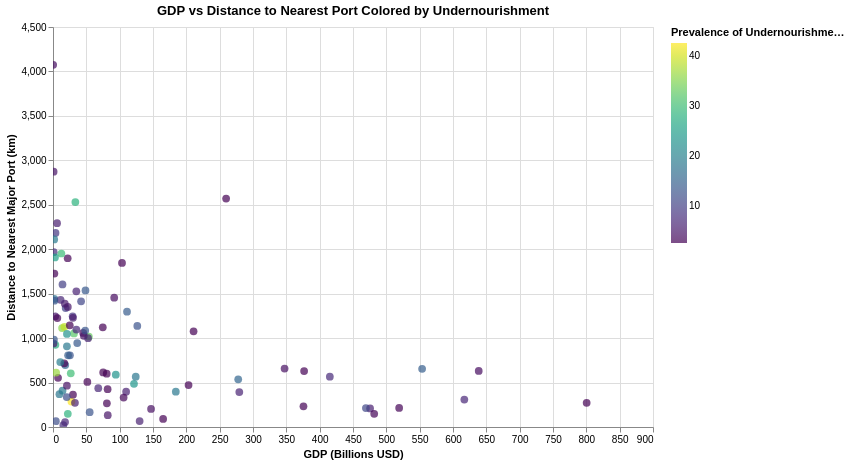

Notebook code cell kept with this figure:
### Code cell
# Scatter plot of GDP vs distance to nearest port for developing countries, colored by undernourishment
colored_chart = alt.Chart(merged_gdp_df).mark_point(filled=True, size=60).encode(
    x=alt.X('GDP_billions_USD:Q', title='GDP (Billions USD)'),
    y=alt.Y('dist_to_nearest_port_km:Q', title='Distance to Nearest Major Port (km)'),
    color=alt.Color('latest_undernourishment:Q', title='Prevalence of Undernourishment (%)', scale=alt.Scale(scheme='viridis')),
    tooltip=['Country', 'GDP_billions_USD', 'dist_to_nearest_port_km', 'latest_undernourishment']
).properties(
    width=600,
    height=400,
    title='GDP vs Distance to Nearest Port Colored by Undernourishment'
).interactive()
colored_chart.show()

### Figure 1 — Vega-Lite specification as saved in the notebook (floating-point values rounded to 4 significant figures)
{"config": {"view": {"continuousWidth": 300, "continuousHeight": 300}}, "data": {"name": "data-5f359d4011f60e2441e2d65b1754d662"}, "mark": {"type": "point", "filled": true, "size": 60}, "encoding": {"color": {"field": "latest_undernourishment", "scale": {"scheme": "viridis"}, "title": "Prevalence of Undernourishment (%)", "type": "quantitative"}, "tooltip": [{"field": "Country", "type": "nominal"}, {"field": "GDP_billions_USD", "type": "quantitative"}, {"field": "dist_to_nearest_port_km", "type": "quantitative"}, {"field": "latest_undernourishment", "type": "quantitative"}], "x": {"field": "GDP_billions_USD", "title": "GDP (Billions USD)", "type": "quantitative"}, "y": {"field": "dist_to_nearest_port_km", "title": "Distance to Nearest Major Port (km)", "type": "quantitative"}}, "height": 400, "params": [{"name": "param_1e9efca18e7a2868", "select": {"type": "interval", "encodings": ["x", "y"]}, "bind": "scales"}], "title": "GDP vs Distance to Nearest Port Colored by Undernourishment", "width": 600, "$schema": "https://vega.github.io/schema/vega-lite/v6.1.0.json", "datasets": {"data-5f359d4011f60e2441e2d65b1754d662": [{"Country": "Zimbabwe", "latest_undernourishment": 30.0, "country": "ZW", "latitude": -19.02, "longitude": 29.15, "name": "Zimbabwe", "dist_to_nearest_port_km": 604.0, "GDP_billions_USD": 26.67}, {"Country": "Zambia", "latest_undernourishment": 32.1, "country": "ZM", "latitude": -13.13, "longitude": 27.85, "name": "Zambia", "dist_to_nearest_port_km": 1052.0, "GDP_billions_USD": 31.47}, {"Country": "Vanuatu", "latest_undernourishment": 7.9, "country": "VU", "latitude": -15.38, "longitude": 167.0, "name": "Vanuatu", "dist_to_nearest_port_km": 1967.0, "GDP_billions_USD": 1.137}, {"Country": "Uzbekistan", "latest_undernourishment": 2.5, "country": "UZ", "latitude": 41.38, "longitude": 64.59, "name": "Uzbekistan", "dist_to_nearest_port_km": 1845.0, "GDP_billions_USD": 103.5}, {"Country": "Uruguay", "latest_undernourishment": 2.5, "country": "UY", "latitude": -32.52, "longitude": -55.77, "name": "Uruguay", "dist_to_nearest_port_km": 266.4, "GDP_billions_USD": 80.81}, {"Country": "United Arab Emirates", "latest_undernourishment": 2.8, "country": "AE", "latitude": 23.42, "longitude": 53.85, "name": "United Arab Emirates", "dist_to_nearest_port_km": 214.7, "GDP_billions_USD": 519.2}, {"Country": "Ukraine", "latest_undernourishment": 3.8, "country": "UA", "latitude": 48.38, "longitude": 31.17, "name": "Ukraine", "dist_to_nearest_port_km": 846.1, "GDP_billions_USD": null}, {"Country": "Uganda", "latest_undernourishment": 33.1, "country": "UG", "latitude": 1.373, "longitude": 32.29, "name": "Uganda", "dist_to_nearest_port_km": 1016.0, "GDP_billions_USD": 53.79}, {"Country": "Tuvalu", "latest_undernourishment": null, "country": "TV", "latitude": -7.11, "longitude": 177.6, "name": "Tuvalu", "dist_to_nearest_port_km": 3307.0, "GDP_billions_USD": 0.07}, {"Country": "Turkmenistan", "latest_undernourishment": 3.6, "country": "TM", "latitude": 38.97, "longitude": 59.56, "name": "Turkmenistan", "dist_to_nearest_port_km": 1454.0, "GDP_billions_USD": 91.8}, {"Country": "Tunisia", "latest_undernourishment": 2.5, "country": "TN", "latitude": 33.89, "longitude": 9.537, "name": "Tunisia", "dist_to_nearest_port_km": 506.5, "GDP_billions_USD": 51.53}, {"Country": "Trinidad and Tobago", "latest_undernourishment": 8.6, "country": "TT", "latitude": 10.69, "longitude": -61.22, "name": "Trinidad and Tobago", "dist_to_nearest_port_km": 1245.0, "GDP_billions_USD": 29.49}, {"Country": "Tonga", "latest_undernourishment": null, "country": "TO", "latitude": -21.18, "longitude": -175.2, "name": "Tonga", "dist_to_nearest_port_km": 1990.0, "GDP_billions_USD": 0.568}, {"Country": "Togo", "latest_undernourishment": 18.2, "country": "TG", "latitude": 8.62, "longitude": 0.8248, "name": "Togo", "dist_to_nearest_port_km": 369.3, "GDP_billions_USD": 9.651}, {"Country": "Timor-Leste", "latest_undernourishment": 17.0, "country": "TL", "latitude": -8.874, "longitude": 125.7, "name": "Timor-Leste", "dist_to_nearest_port_km": 1441.0, "GDP_billions_USD": 2.002}, {"Country": "Thailand", "latest_undernourishment": 6.8, "country": "TH", "latitude": 15.87, "longitude": 101.0, "name": "Thailand", "dist_to_nearest_port_km": 308.8, "GDP_billions_USD": 617.0}, {"Country": "Tanzania", "latest_undernourishment": 23.0, "country": "TZ", "latitude": -6.369, "longitude": 34.89, "name": "Tanzania", "dist_to_nearest_port_km": 588.9, "GDP_billions_USD": 94.18}, {"Country": "Tajikistan", "latest_undernourishment": 9.7, "country": "TJ", "latitude": 38.86, "longitude": 71.28, "name": "Tajikistan", "dist_to_nearest_port_km": 1604.0, "GDP_billions_USD": 14.24}, {"Country": "Suriname", "latest_undernourishment": 8.7, "country": "SR", "latitude": 3.919, "longitude": -56.03, "name": "Suriname", "dist_to_nearest_port_km": 2183.0, "GDP_billions_USD": 3.78}, {"Country": "Sudan", "latest_undernourishment": 10.8, "country": "SD", "latitude": 12.86, "longitude": 30.22, "name": "Sudan", "dist_to_nearest_port_km": 1414.0, "GDP_billions_USD": 42.14}, {"Country": "Sri Lanka", "latest_undernourishment": 3.8, "country": "LK", "latitude": 7.873, "longitude": 80.77, "name": "Sri Lanka", "dist_to_nearest_port_km": 145.1, "GDP_billions_USD": null}, {"Country": "South Africa", "latest_undernourishment": 7.2, "country": "ZA", "latitude": -30.56, "longitude": 22.94, "name": "South Africa", "dist_to_nearest_port_km": 565.7, "GDP_billions_USD": 415.3}, {"Country": "Solomon Islands", "latest_undernourishment": 19.0, "country": "SB", "latitude": -9.646, "longitude": 160.2, "name": "Solomon Islands", "dist_to_nearest_port_km": 2110.0, "GDP_billions_USD": 1.801}, {"Country": "Sierra Leone", "latest_undernourishment": 27.8, "country": "SL", "latitude": 8.461, "longitude": -11.78, "name": "Sierra Leone", "dist_to_nearest_port_km": 924.7, "GDP_billions_USD": 3.607}, {"Country": "Seychelles", "latest_undernourishment": 2.7, "country": "SC", "latitude": -4.68, "longitude": 55.49, "name": "Seychelles", "dist_to_nearest_port_km": 1727.0, "GDP_billions_USD": 2.082}, {"Country": "Serbia", "latest_undernourishment": 2.5, "country": "RS", "latitude": 44.02, "longitude": 21.01, "name": "Serbia", "dist_to_nearest_port_km": 599.5, "GDP_billions_USD": 80.54}, {"Country": "Senegal", "latest_undernourishment": 6.2, "country": "SN", "latitude": 14.5, "longitude": -14.45, "name": "Senegal", "dist_to_nearest_port_km": 1526.0, "GDP_billions_USD": 35.01}, {"Country": "Saudi Arabia", "latest_undernourishment": 2.5, "country": "SA", "latitude": 23.89, "longitude": 45.08, "name": "Saudi Arabia", "dist_to_nearest_port_km": 737.7, "GDP_billions_USD": null}, {"Country": "Samoa", "latest_undernourishment": 4.5, "country": "WS", "latitude": -13.76, "longitude": -172.1, "name": "Samoa", "dist_to_nearest_port_km": 2872.0, "GDP_billions_USD": 0.938}, {"Country": "Rwanda", "latest_undernourishment": 35.6, "country": "RW", "latitude": -1.94, "longitude": 29.87, "name": "Rwanda", "dist_to_nearest_port_km": 1113.0, "GDP_billions_USD": 13.63}, {"Country": "Romania", "latest_undernourishment": 2.5, "country": "RO", "latitude": 45.94, "longitude": 24.97, "name": "Romania", "dist_to_nearest_port_km": 629.6, "GDP_billions_USD": 376.7}, {"Country": "Qatar", "latest_undernourishment": null, "country": "QA", "latitude": 25.35, "longitude": 51.18, "name": "Qatar", "dist_to_nearest_port_km": 392.7, "GDP_billions_USD": 225.7}, {"Country": "Poland", "latest_undernourishment": 2.5, "country": "PL", "latitude": 51.92, "longitude": 19.15, "name": "Poland", "dist_to_nearest_port_km": 272.8, "GDP_billions_USD": 800.5}, {"Country": "Philippines", "latest_undernourishment": 5.8, "country": "PH", "latitude": 12.88, "longitude": 121.8, "name": "Philippines", "dist_to_nearest_port_km": 208.6, "GDP_billions_USD": 475.6}, {"Country": "Peru", "latest_undernourishment": 6.2, "country": "PE", "latitude": -9.19, "longitude": -75.02, "name": "Peru", "dist_to_nearest_port_km": 393.5, "GDP_billions_USD": 279.5}, {"Country": "Paraguay", "latest_undernourishment": 3.1, "country": "PY", "latitude": -23.44, "longitude": -58.44, "name": "Paraguay", "dist_to_nearest_port_km": 1058.0, "GDP_billions_USD": 45.28}, {"Country": "Papua New Guinea", "latest_undernourishment": 28.2, "country": "PG", "latitude": -6.315, "longitude": 144.0, "name": "Papua New Guinea", "dist_to_nearest_port_km": 2530.0, "GDP_billions_USD": 33.54}, {"Country": "Panama", "latest_undernourishment": 4.5, "country": "PA", "latitude": 8.538, "longitude": -80.78, "name": "Panama", "dist_to_nearest_port_km": 132.8, "GDP_billions_USD": 82.14}, {"Country": "Palau", "latest_undernourishment": null, "country": "PW", "latitude": 7.515, "longitude": 134.6, "name": "Palau", "dist_to_nearest_port_km": 1679.0, "GDP_billions_USD": 0.298}, {"Country": "Pakistan", "latest_undernourishment": 12.9, "country": "PK", "latitude": 30.38, "longitude": 69.35, "name": "Pakistan", "dist_to_nearest_port_km": 653.4, "GDP_billions_USD": null}, {"Country": "Oman", "latest_undernourishment": 5.9, "country": "OM", "latitude": 21.51, "longitude": 55.92, "name": "Oman", "dist_to_nearest_port_km": 397.4, "GDP_billions_USD": 109.7}, {"Country": "Nigeria", "latest_undernourishment": 14.3, "country": "NG", "latitude": 9.082, "longitude": 8.675, "name": "Nigeria", "dist_to_nearest_port_km": 654.8, "GDP_billions_USD": 553.7}, {"Country": "Niger", "latest_undernourishment": 10.1, "country": "NE", "latitude": 17.61, "longitude": 8.082, "name": "Niger", "dist_to_nearest_port_km": 1338.0, "GDP_billions_USD": 19.0}, {"Country": "Nicaragua", "latest_undernourishment": 15.7, "country": "NI", "latitude": 12.87, "longitude": -85.21, "name": "Nicaragua", "dist_to_nearest_port_km": 697.3, "GDP_billions_USD": 18.38}, {"Country": "Nepal", "latest_undernourishment": 4.6, "country": "NP", "latitude": 28.39, "longitude": 84.12, "name": "Nepal", "dist_to_nearest_port_km": 1026.0, "GDP_billions_USD": 46.21}, {"Country": "Nauru", "latest_undernourishment": null, "country": "NR", "latitude": -0.5228, "longitude": 166.9, "name": "Nauru", "dist_to_nearest_port_km": 3331.0, "GDP_billions_USD": 0.158}, {"Country": "Namibia", "latest_undernourishment": 18.9, "country": null, "latitude": -22.96, "longitude": 18.49, "name": "Namibia", "dist_to_nearest_port_km": 408.7, "GDP_billions_USD": 14.29}, {"Country": "Mozambique", "latest_undernourishment": 28.3, "country": "MZ", "latitude": -18.67, "longitude": 35.53, "name": "Mozambique", "dist_to_nearest_port_km": 148.8, "GDP_billions_USD": 22.23}, {"Country": "Morocco", "latest_undernourishment": 4.1, "country": "MA", "latitude": 31.79, "longitude": -7.093, "name": "Morocco", "dist_to_nearest_port_km": 203.0, "GDP_billions_USD": 147.1}, {"Country": "Montenegro", "latest_undernourishment": 2.5, "country": "ME", "latitude": 42.71, "longitude": 19.37, "name": "Montenegro", "dist_to_nearest_port_km": 554.0, "GDP_billions_USD": 7.571}, {"Country": "Mongolia", "latest_undernourishment": 5.1, "country": "MN", "latitude": 46.86, "longitude": 103.8, "name": "Mongolia", "dist_to_nearest_port_km": 1387.0, "GDP_billions_USD": 17.73}, {"Country": "Moldova", "latest_undernourishment": 2.5, "country": "MD", "latitude": 47.41, "longitude": 28.37, "name": "Moldova", "dist_to_nearest_port_km": 716.3, "GDP_billions_USD": 16.98}, {"Country": "Mexico", "latest_undernourishment": 3.4, "country": "MX", "latitude": 23.63, "longitude": -102.6, "name": "Mexico", "dist_to_nearest_port_km": 539.3, "GDP_billions_USD": null}, {"Country": "Mauritius", "latest_undernourishment": 7.6, "country": "MU", "latitude": -20.35, "longitude": 57.55, "name": "Mauritius", "dist_to_nearest_port_km": 21.43, "GDP_billions_USD": 15.48}, {"Country": "Mauritania", "latest_undernourishment": 6.6, "country": "MR", "latitude": 21.01, "longitude": -10.94, "name": "Mauritania", "dist_to_nearest_port_km": 1431.0, "GDP_billions_USD": 11.39}, {"Country": "Marshall Islands", "latest_undernourishment": null, "country": "MH", "latitude": 7.131, "longitude": 171.2, "name": "Marshall Islands", "dist_to_nearest_port_km": 4299.0, "GDP_billions_USD": 0.303}, {"Country": "Mali", "latest_undernourishment": 4.8, "country": "ML", "latitude": 17.57, "longitude": -3.996, "name": "Mali", "dist_to_nearest_port_km": 1351.0, "GDP_billions_USD": 22.27}, {"Country": "Maldives", "latest_undernourishment": null, "country": "MV", "latitude": 3.203, "longitude": 73.22, "name": "Maldives", "dist_to_nearest_port_km": 843.6, "GDP_billions_USD": 7.613}, {"Country": "Malaysia", "latest_undernourishment": 2.8, "country": "MY", "latitude": 4.21, "longitude": 102.0, "name": "Malaysia", "dist_to_nearest_port_km": 148.4, "GDP_billions_USD": 481.8}, {"Country": "Malawi", "latest_undernourishment": 19.3, "country": "MW", "latitude": -13.25, "longitude": 34.3, "name": "Malawi", "dist_to_nearest_port_km": 731.1, "GDP_billions_USD": 10.89}, {"Country": "Madagascar", "latest_undernourishment": 38.9, "country": "MG", "latitude": -18.77, "longitude": 46.87, "name": "Madagascar", "dist_to_nearest_port_km": 1127.0, "GDP_billions_USD": 17.14}, {"Country": "Libya", "latest_undernourishment": 13.2, "country": "LY", "latitude": 26.34, "longitude": 17.23, "name": "Libya", "dist_to_nearest_port_km": 1085.0, "GDP_billions_USD": 48.31}, {"Country": "Liberia", "latest_undernourishment": 36.6, "country": "LR", "latitude": 6.428, "longitude": -9.429, "name": "Liberia", "dist_to_nearest_port_km": 611.8, "GDP_billions_USD": 4.72}, {"Country": "Lesotho", "latest_undernourishment": null, "country": "LS", "latitude": -29.61, "longitude": 28.23, "name": "Lesotho", "dist_to_nearest_port_km": 271.1, "GDP_billions_USD": 2.708}, {"Country": "Lebanon", "latest_undernourishment": 7.1, "country": "LB", "latitude": 33.85, "longitude": 35.86, "name": "Lebanon", "dist_to_nearest_port_km": 442.6, "GDP_billions_USD": null}, {"Country": "Kuwait", "latest_undernourishment": 2.5, "country": "KW", "latitude": 29.31, "longitude": 47.48, "name": "Kuwait", "dist_to_nearest_port_km": 91.15, "GDP_billions_USD": 165.2}, {"Country": "Kosovo", "latest_undernourishment": null, "country": "XK", "latitude": 42.6, "longitude": 20.9, "name": "Kosovo", "dist_to_nearest_port_km": 567.6, "GDP_billions_USD": 10.7}, {"Country": "Kiribati", "latest_undernourishment": 4.1, "country": "KI", "latitude": -3.37, "longitude": -168.7, "name": "Kiribati", "dist_to_nearest_port_km": 4074.0, "GDP_billions_USD": 0.263}, {"Country": "Kenya", "latest_undernourishment": 23.7, "country": "KE", "latitude": -0.02356, "longitude": 37.91, "name": "Kenya", "dist_to_nearest_port_km": 485.8, "GDP_billions_USD": 121.5}, {"Country": "Kazakhstan", "latest_undernourishment": 2.5, "country": "KZ", "latitude": 48.02, "longitude": 66.92, "name": "Kazakhstan", "dist_to_nearest_port_km": 2570.0, "GDP_billions_USD": 259.7}, {"Country": "Jordan", "latest_undernourishment": 12.8, "country": "JO", "latitude": 30.59, "longitude": 36.24, "name": "Jordan", "dist_to_nearest_port_km": 166.6, "GDP_billions_USD": 55.01}, {"Country": "Jamaica", "latest_undernourishment": 6.7, "country": "JM", "latitude": 18.11, "longitude": -77.3, "name": "Jamaica", "dist_to_nearest_port_km": 55.5, "GDP_billions_USD": 18.11}, {"Country": "Iraq", "latest_undernourishment": 15.4, "country": "IQ", "latitude": 33.22, "longitude": 43.68, "name": "Iraq", "dist_to_nearest_port_km": 536.5, "GDP_billions_USD": 277.8}, {"Country": "Indonesia", "latest_undernourishment": 6.4, "country": "ID", "latitude": -0.7893, "longitude": 113.9, "name": "Indonesia", "dist_to_nearest_port_km": 726.9, "GDP_billions_USD": null}, {"Country": "India", "latest_undernourishment": 11.8, "country": "IN", "latitude": 20.59, "longitude": 78.96, "name": "India", "dist_to_nearest_port_km": 655.8, "GDP_billions_USD": null}, {"Country": "Hungary", "latest_undernourishment": 2.5, "country": "HU", "latitude": 47.16, "longitude": 19.5, "name": "Hungary", "dist_to_nearest_port_km": 471.2, "GDP_billions_USD": 203.3}, {"Country": "Honduras", "latest_undernourishment": 13.5, "country": "HN", "latitude": 15.2, "longitude": -86.24, "name": "Honduras", "dist_to_nearest_port_km": 944.9, "GDP_billions_USD": 36.35}, {"Country": "Haiti", "latest_undernourishment": 42.6, "country": "HT", "latitude": 18.97, "longitude": -72.29, "name": "Haiti", "dist_to_nearest_port_km": 286.6, "GDP_billions_USD": 27.62}, {"Country": "Guyana", "latest_undernourishment": 2.7, "country": "GY", "latitude": 4.86, "longitude": -58.93, "name": "Guyana", "dist_to_nearest_port_km": 1898.0, "GDP_billions_USD": 22.01}, {"Country": "Guinea-Bissau", "latest_undernourishment": 13.1, "country": "GW", "latitude": 11.8, "longitude": -15.18, "name": "Guinea-Bissau", "dist_to_nearest_port_km": 1421.0, "GDP_billions_USD": 2.023}, {"Country": "Guinea", "latest_undernourishment": 12.5, "country": "GN", "latitude": 9.946, "longitude": -9.697, "name": "Guinea", "dist_to_nearest_port_km": 806.8, "GDP_billions_USD": 25.43}, {"Country": "Guatemala", "latest_undernourishment": 14.0, "country": "GT", "latitude": 15.78, "longitude": -90.23, "name": "Guatemala", "dist_to_nearest_port_km": 1298.0, "GDP_billions_USD": 111.0}, {"Country": "Grenada", "latest_undernourishment": null, "country": "GD", "latitude": 12.26, "longitude": -61.6, "name": "Grenada", "dist_to_nearest_port_km": 1098.0, "GDP_billions_USD": 1.366}, {"Country": "Ghana", "latest_undernourishment": 6.6, "country": "GH", "latitude": 7.947, "longitude": -1.023, "name": "Ghana", "dist_to_nearest_port_km": 436.8, "GDP_billions_USD": 67.9}, {"Country": "Georgia", "latest_undernourishment": 5.3, "country": "GE", "latitude": 42.32, "longitude": 43.36, "name": "Georgia", "dist_to_nearest_port_km": 1229.0, "GDP_billions_USD": 29.95}, {"Country": "Gabon", "latest_undernourishment": 18.6, "country": "GA", "latitude": -0.8037, "longitude": 11.61, "name": "Gabon", "dist_to_nearest_port_km": 907.9, "GDP_billions_USD": 20.86}, {"Country": "Fiji", "latest_undernourishment": 5.6, "country": "FJ", "latitude": -16.58, "longitude": 179.4, "name": "Fiji", "dist_to_nearest_port_km": 2292.0, "GDP_billions_USD": 6.106}, {"Country": "Ethiopia", "latest_undernourishment": 18.5, "country": "ET", "latitude": 9.145, "longitude": 40.49, "name": "Ethiopia", "dist_to_nearest_port_km": 397.0, "GDP_billions_USD": 184.2}, {"Country": "Eritrea", "latest_undernourishment": null, "country": "ER", "latitude": 15.18, "longitude": 39.78, "name": "Eritrea", "dist_to_nearest_port_km": 538.9, "GDP_billions_USD": 2.866}, {"Country": "Equatorial Guinea", "latest_undernourishment": null, "country": "GQ", "latitude": 1.651, "longitude": 10.27, "name": "Equatorial Guinea", "dist_to_nearest_port_km": 931.9, "GDP_billions_USD": 13.24}, {"Country": "El Salvador", "latest_undernourishment": 6.8, "country": "SV", "latitude": 13.79, "longitude": -88.9, "name": "El Salvador", "dist_to_nearest_port_km": 1097.0, "GDP_billions_USD": 35.06}, {"Country": "Ecuador", "latest_undernourishment": 12.7, "country": "EC", "latitude": -1.831, "longitude": -78.18, "name": "Ecuador", "dist_to_nearest_port_km": 1137.0, "GDP_billions_USD": 126.4}, {"Country": "Dominican Republic", "latest_undernourishment": 6.1, "country": "DO", "latitude": 18.74, "longitude": -70.16, "name": "Dominican Republic", "dist_to_nearest_port_km": 66.2, "GDP_billions_USD": 129.9}, {"Country": "Dominica", "latest_undernourishment": 5.5, "country": "DM", "latitude": 15.41, "longitude": -61.37, "name": "Dominica", "dist_to_nearest_port_km": 940.4, "GDP_billions_USD": 0.73}, {"Country": "Djibouti", "latest_undernourishment": 11.9, "country": "DJ", "latitude": 11.83, "longitude": 42.59, "name": "Djibouti", "dist_to_nearest_port_km": 65.91, "GDP_billions_USD": 4.283}, {"Country": "Costa Rica", "latest_undernourishment": 2.5, "country": "CR", "latitude": 9.749, "longitude": -83.75, "name": "Costa Rica", "dist_to_nearest_port_km": 425.1, "GDP_billions_USD": 81.94}, {"Country": "Comoros", "latest_undernourishment": 13.5, "country": "KM", "latitude": -11.88, "longitude": 43.87, "name": "Comoros", "dist_to_nearest_port_km": 982.2, "GDP_billions_USD": 1.406}, {"Country": "Colombia", "latest_undernourishment": 4.1, "country": "CO", "latitude": 4.571, "longitude": -74.3, "name": "Colombia", "dist_to_nearest_port_km": 656.8, "GDP_billions_USD": 347.4}, {"Country": "China", "latest_undernourishment": 2.5, "country": "CN", "latitude": 35.86, "longitude": 104.2, "name": "China", "dist_to_nearest_port_km": 1203.0, "GDP_billions_USD": null}, {"Country": "Chile", "latest_undernourishment": 2.7, "country": "CL", "latitude": -35.68, "longitude": -71.54, "name": "Chile", "dist_to_nearest_port_km": 232.2, "GDP_billions_USD": 375.7}, {"Country": "Chad", "latest_undernourishment": 29.8, "country": "TD", "latitude": 15.45, "longitude": 18.73, "name": "Chad", "dist_to_nearest_port_km": 1952.0, "GDP_billions_USD": 12.58}, {"Country": "Central African Republic", "latest_undernourishment": 25.2, "country": "CF", "latitude": 6.611, "longitude": 20.94, "name": "Central African Republic", "dist_to_nearest_port_km": 1908.0, "GDP_billions_USD": 2.909}, {"Country": "Cameroon", "latest_undernourishment": 6.1, "country": "CM", "latitude": 7.37, "longitude": 12.35, "name": "Cameroon", "dist_to_nearest_port_km": 999.2, "GDP_billions_USD": 52.6}, {"Country": "Cambodia", "latest_undernourishment": 5.4, "country": "KH", "latitude": 12.57, "longitude": 105.0, "name": "Cambodia", "dist_to_nearest_port_km": 271.9, "GDP_billions_USD": 32.93}, {"Country": "Burundi", "latest_undernourishment": null, "country": "BI", "latitude": -3.373, "longitude": 29.92, "name": "Burundi", "dist_to_nearest_port_km": 1086.0, "GDP_billions_USD": 3.341}, {"Country": "Burkina Faso", "latest_undernourishment": 14.3, "country": "BF", "latitude": 12.24, "longitude": -1.562, "name": "Burkina Faso", "dist_to_nearest_port_km": 806.9, "GDP_billions_USD": 22.64}, {"Country": "Bulgaria", "latest_undernourishment": 3.0, "country": "BG", "latitude": 42.73, "longitude": 25.49, "name": "Bulgaria", "dist_to_nearest_port_km": 331.1, "GDP_billions_USD": 105.9}, {"Country": "Brazil", "latest_undernourishment": 2.5, "country": "BR", "latitude": -14.24, "longitude": -51.93, "name": "Brazil", "dist_to_nearest_port_km": 1226.0, "GDP_billions_USD": null}, {"Country": "Botswana", "latest_undernourishment": 22.8, "country": "BW", "latitude": -22.33, "longitude": 24.68, "name": "Botswana", "dist_to_nearest_port_km": 1047.0, "GDP_billions_USD": 20.91}, {"Country": "Bosnia and Herzegovina", "latest_undernourishment": 2.5, "country": "BA", "latitude": 43.92, "longitude": 17.68, "name": "Bosnia and Herzegovina", "dist_to_nearest_port_km": 363.9, "GDP_billions_USD": 29.95}, {"Country": "Bolivia", "latest_undernourishment": 13.6, "country": "BO", "latitude": -16.29, "longitude": -63.59, "name": "Bolivia", "dist_to_nearest_port_km": 1536.0, "GDP_billions_USD": 48.71}, {"Country": "Bhutan", "latest_undernourishment": null, "country": "BT", "latitude": 27.51, "longitude": 90.43, "name": "Bhutan", "dist_to_nearest_port_km": 591.0, "GDP_billions_USD": 2.837}, {"Country": "Benin", "latest_undernourishment": 11.8, "country": "BJ", "latitude": 9.308, "longitude": 2.316, "name": "Benin", "dist_to_nearest_port_km": 337.3, "GDP_billions_USD": 20.64}, {"Country": "Belize", "latest_undernourishment": 5.0, "country": "BZ", "latitude": 17.19, "longitude": -88.5, "name": "Belize", "dist_to_nearest_port_km": 1245.0, "GDP_billions_USD": 3.306}, {"Country": "Belarus", "latest_undernourishment": 2.5, "country": "BY", "latitude": 53.71, "longitude": 27.95, "name": "Belarus", "dist_to_nearest_port_km": 613.6, "GDP_billions_USD": 75.26}, {"Country": "Barbados", "latest_undernourishment": 2.8, "country": "BB", "latitude": 13.19, "longitude": -59.54, "name": "Barbados", "dist_to_nearest_port_km": 1225.0, "GDP_billions_USD": 6.517}, {"Country": "Bangladesh", "latest_undernourishment": 10.9, "country": "BD", "latitude": 23.68, "longitude": 90.36, "name": "Bangladesh", "dist_to_nearest_port_km": 212.9, "GDP_billions_USD": 469.3}, {"Country": "Bahrain", "latest_undernourishment": null, "country": "BH", "latitude": 25.93, "longitude": 50.64, "name": "Bahrain", "dist_to_nearest_port_km": 456.3, "GDP_billions_USD": 47.09}, {"Country": "Azerbaijan", "latest_undernourishment": 2.5, "country": "AZ", "latitude": 40.14, "longitude": 47.58, "name": "Azerbaijan", "dist_to_nearest_port_km": 1122.0, "GDP_billions_USD": 74.68}, {"Country": "Aruba", "latest_undernourishment": null, "country": "AW", "latitude": 12.52, "longitude": -69.97, "name": "Aruba", "dist_to_nearest_port_km": 645.8, "GDP_billions_USD": 3.766}, {"Country": "Armenia", "latest_undernourishment": 2.5, "country": "AM", "latitude": 40.07, "longitude": 45.04, "name": "Armenia", "dist_to_nearest_port_km": 1144.0, "GDP_billions_USD": 25.12}, {"Country": "Argentina", "latest_undernourishment": 3.6, "country": "AR", "latitude": -38.42, "longitude": -63.62, "name": "Argentina", "dist_to_nearest_port_km": 631.4, "GDP_billions_USD": 638.6}, {"Country": "Antigua and Barbuda", "latest_undernourishment": null, "country": "AG", "latitude": 17.06, "longitude": -61.8, "name": "Antigua and Barbuda", "dist_to_nearest_port_km": 844.2, "GDP_billions_USD": 2.016}, {"Country": "Angola", "latest_undernourishment": 18.2, "country": "AO", "latitude": -11.2, "longitude": 17.87, "name": "Angola", "dist_to_nearest_port_km": 566.5, "GDP_billions_USD": 124.1}, {"Country": "Algeria", "latest_undernourishment": 2.5, "country": "DZ", "latitude": 28.03, "longitude": 1.66, "name": "Algeria", "dist_to_nearest_port_km": 1077.0, "GDP_billions_USD": 210.9}, {"Country": "Albania", "latest_undernourishment": 4.3, "country": "AL", "latitude": 41.15, "longitude": 20.17, "name": "Albania", "dist_to_nearest_port_km": 465.2, "GDP_billions_USD": 20.85}, {"Country": "Afghanistan", "latest_undernourishment": 25.1, "country": "AF", "latitude": 33.94, "longitude": 67.71, "name": "Afghanistan", "dist_to_nearest_port_km": 1009.0, "GDP_billions_USD": null}]}}
